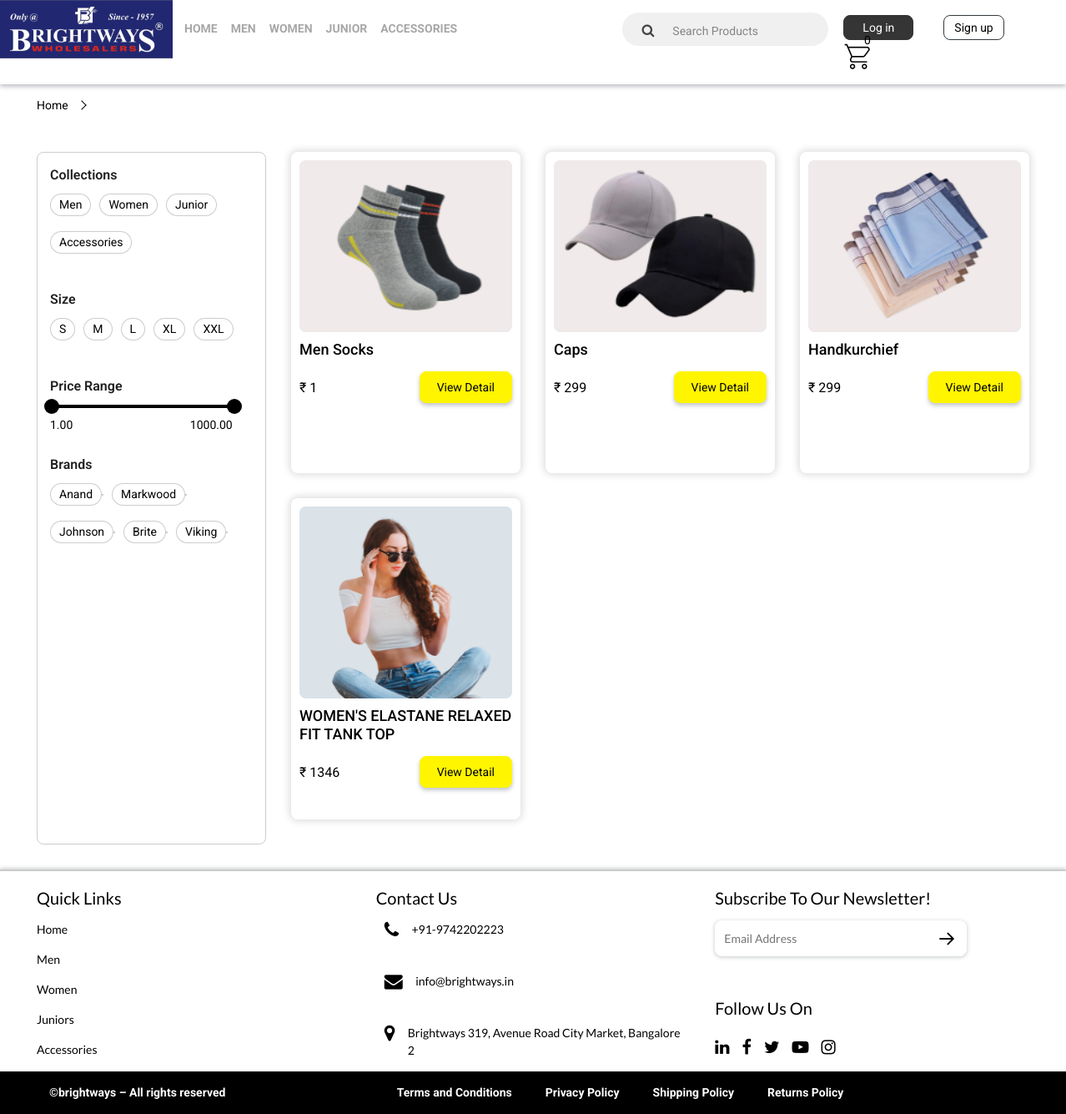
The app's page /index.php/user/produtbysubcatg with its own data.
### tables this page shows
CREATE TABLE IF NOT EXISTS `category` (
  `catg_id` int NOT NULL AUTO_INCREMENT,
  `catg_name` varchar(255) NOT NULL,
  `catg_img` varchar(255) NOT NULL,
  `created_by` varchar(255) NOT NULL,
  `updated_by` varchar(255) NOT NULL,
  `status` set('1','2') NOT NULL,
  `create_at` varchar(255) NOT NULL,
  `update_at` varchar(255) NOT NULL,
  PRIMARY KEY (`catg_id`)
);

CREATE TABLE IF NOT EXISTS `brand` (
  `brand_id` int NOT NULL AUTO_INCREMENT,
  `brand_name` varchar(255) NOT NULL,
  `brand_img` varchar(255) NOT NULL,
  `created_by` varchar(255) NOT NULL,
  `updated_by` varchar(255) NOT NULL,
  `status` set('1','2') NOT NULL,
  `create_at` varchar(255) NOT NULL,
  `update_at` varchar(255) NOT NULL,
  PRIMARY KEY (`brand_id`)
);

CREATE TABLE IF NOT EXISTS `product` (
  `pid` int NOT NULL AUTO_INCREMENT,
  `pname` varchar(255) NOT NULL,
  `psize` varchar(255) NOT NULL,
  `pimg` varchar(255) NOT NULL,
  `pbrand` varchar(255) NOT NULL,
  `pcatg` varchar(255) NOT NULL,
  `psubcatg` varchar(255) NOT NULL,
  `psubsubcatg` varchar(255) NOT NULL,
  `pprice` varchar(255) NOT NULL,
  `pofferprice` varchar(255) NOT NULL,
  `pspecify` longtext NOT NULL,
  `pssize` varchar(255) NOT NULL,
  `color` varchar(255) NOT NULL,
  `pstock` varchar(255) NOT NULL,
  `ptax` varchar(255) NOT NULL,
  `pqtype` varchar(255) NOT NULL,
  `phsn` varchar(255) NOT NULL,
  `pstockstatus` set('1','2') NOT NULL,
  `status` set('1','2') NOT NULL,
  `created_by` varchar(255) NOT NULL,
  `updated_by` varchar(255) NOT NULL,
  `create_at` varchar(255) NOT NULL,
  `update_at` varchar(255) NOT NULL,
  PRIMARY KEY (`pid`)
);

### application/controllers/User.php (called while the page is built, shortened)
<?php
class User extends CI_Controller {
	public function __construct() {
						$this->load->model('madmin');
    }
	public function produtbysubcatg()
	{
		$this->load->view('user/produtbysubcatg');
	}
}

### index.php (called while the page is built, shortened)
<?php
require_once BASEPATH.'core/CodeIgniter.php';

### application/models/Madmin.php (called while the page is built, shortened)
<?php
class Madmin extends CI_model {
        public function listcatg() {
            $this->db->select('*');
            $this->db->from('category');
            $query = $this->db->get();
            return $query->result();
          }
          public function listcatghead() {
              $this->db->select('*');
              $this->db->from('category');
              $this->db->limit(5);
              $query = $this->db->get();
              return $query->result();
            }
        public function listbrand() {
            $this->db->select('*');
            $this->db->from('brand');
            $query = $this->db->get();
            return $query->result();
          }
          public function listproductbycatg($catg_name) {
            $this->db->select('*');
            $this->db->from('product');
            $this->db->where('pcatg', $catg_name);
            $this->db->limit(1);
            $query = $this->db->get();
            return $query->result();
          }
          public function listsubbycatg($catg_name) {
            $this->db->select('*');
            $this->db->from('subcatg');
            $this->db->where('catg_name', $catg_name);
            $query = $this->db->get();
            return $query->result();
          }
          public function listsubsubbycatg($catg_name) {
            $this->db->select('*');
            $this->db->from('subsubcatg');
            $this->db->where('catg_name', $catg_name);
            $query = $this->db->get();
            return $query->result();
          }
          public function listproductbysubsub($psubsubcatg) {
            $this->db->select('*');
            $this->db->from('product');
            $this->db->where('psubsubcatg', $psubsubcatg);
            $query = $this->db->get();
            return $query->result();
          }
   }

### application/views/user/produtbysubcatg.php (the view, shortened to what this page needs)
<?php
$this->load->view('user/include/html-top');
$this->load->view('user/include/header');
$uri3 = $this->uri->segment(3);
$uri3_rpl = str_replace('-', ' ', $uri3);
?>
<div class="col-lg-12 col-xs-12 pull-left">
   <div class="container">
      <ul class="breadcrumb store-breadcrumb">
         <li><a href="/" title="Home">Home</a></li>
         <li><a href="/" title="Women"><?php echo $uri3; ?></a></li>
      </ul>
   </div>
</div>
<div class="col-lg-12 col-xs-12 pull-left product-list-inner">
   <div class="container">
      <div class="row">
        <?php
        $this->load->view('user/include/navi');
        ?>
        <div class="col-lg-9 col-xs-12 pull-left product-inner-right" id="subcatg">
            <div class="row" >
              <?php
      $listproductbysubsub = $this->madmin->listproductbysubsub($uri3_rpl);
      if (empty($listproductbysubsub)):
      ?>
          <div class="col-lg-12">
              <p>No products available for this category.</p>
          </div>
      <?php
      else:
          foreach ($listproductbysubsub as $listproductbysubsubArray):
              $pid = $listproductbysubsubArray->pid;
      ?>
              <div class="col-lg-4 womendress" >
                  <div class="item">
                      <div id="womendress1" class="carousel slide pull-left" data-ride="carousel" data-interval="false">
                          <div class="carousel-inner">
                              <a href="<?php echo site_url('user/product/'. $pid); ?>">
                                  <div class="carousel-item active">
                                      <div class="client_container">
                                          <div class="detail-box">
        <?php
        $databaseImageSource = $listproductbysubsubArray->pimg;
        $imageArray = explode(',', $databaseImageSource);
        if (!empty($imageArray)) {
            $firstImage = trim($imageArray[0]);
            $imageSource = base_url('assets/images/product/' . $firstImage);
            echo '<img src="' . $imageSource . '" />';
        } else {
            echo 'No image available';
        }
        ?>
                                          </div>
                                      </div>
                                  </div>
                              </a>
                          </div>
                          <h3><a href="<?php echo site_url('user/product/'. $pid); ?>"><?php echo $listproductbysubsubArray->pname; ?></a></h3>
                      </div>
                      <h4>₹ <?php echo $listproductbysubsubArray->pofferprice; ?></h4>
                      <a href="<?php echo site_url('user/product/'. $pid); ?>">
                       <button type="button" class="btn btn-primary">View Detail</button>
                     </a>
                  </div>
              </div>
      <?php
          endforeach;
      endif;
      ?>
            </div>
         </div>
      </div>
   </div>
</div>

### application/views/user/include/header.php (shortened to what this page needs)
<div class="col-lg-12 header-top">
  <header class="p-3 text-block">
    <div class="align-items-center justify-content-center justify-content-lg-start">
      <div class="col-lg-2 col-6 logo">
        <a href="<?php echo site_url('user/index'); ?>" class="d-flex align-items-center mb-2 mb-lg-0 text-block text-decoration-none"><img src="<?php echo base_url(); ?>assets/images/logo.png" alt="logo"></a>
      </div>
      <div class="col-lg-5 col-6 top-menu">
      <nav class="navbar navbar-expand-lg navbar-light bg-light">
          <div class="collapse navbar-collapse" id="navbarSupportedContent">
        <ul class="nav nav-links">
          <li class="">
            <a href="<?php echo site_url('user/index'); ?>" class="nav-link text-block <?php echo (empty($this->uri->segment(2)) || $this->uri->segment(2) == 'index') ? 'active' : ''; ?>">Home</a>
          </li>
          <?php
          $listcatghead = $this->madmin->listcatghead();
          foreach ($listcatghead as $index => $listcatgheadArray) {
            $allcatg = $listcatgheadArray->catg_name;
            $catgstr = str_replace(' ', '-', $allcatg);
          ?>
          <li class="">
            <a href="<?php echo site_url('user/product_list/' . $catgstr); ?>" class="desktop-item nav-link text-block <?php echo ($this->uri->segment(2) == 'product_list' && $this->uri->segment(3) == $catgstr) ? 'active' : ''; ?>"><?php echo $listcatgheadArray->catg_name; ?></a>
          </li>
         <?php } ?>
        </ul>
      </div>
    </nav>
      </div>
      <div class="col-lg-5 header-top-right">
<form action="<?php echo site_url('user/search'); ?>" method="get" class="top-search col-12 col-lg-auto mb-3 mb-lg-0 me-lg-3">
    <div class="input-group">
        <div class="input-group-append">
            <button class="btn btn-secondary" type="submit">
                <i class="fa fa-search"></i>
            </button>
        </div>
        <input type="text" name="query" id="searchInput" class="form-control" placeholder="Search Products">
    </div>
</form>
        <?php if (!empty($this->session->userdata('user_login')['user_id'])) : ?>
              <div class="text-end order">
                       <div class="login">
          <div id="top-profile" class="navbar navbar-static">
          <ul class="nav" role="navigation">
           <li class="dropdown">
            <a id="drop1" href="#" role="button" class="dropdown-toggle" data-toggle="dropdown"><img src="<?php echo base_url(); ?>assets/images/fashion/login.png"><span> <?php echo $this->session->userdata('user_login')['user_name']; ?></span> <b class="caret"></b></a>
            <ul class="dropdown-menu" role="menu" aria-labelledby="dLabel">
            <li><a tabindex="-1" href="<?php echo site_url('user/myorder'); ?>">My orders</a></li>
            <li><a tabindex="-1" href="<?php echo site_url('user/myprofile'); ?>">My Profile</a></li>
            <li><a tabindex="-1" href="<?php echo site_url('user/logout'); ?>">Logout</a></li>
          </ul>
          </li>
          </ul>
          </div>
           </div>
           <div class="cart-count">
              <a href="<?php echo site_url('user/cart'); ?>"><img src="<?php echo base_url(); ?>assets/images/cart.png" alt="cart"> <span id="cart-total"><?php echo $this->madmin->count_listallcart(1);?></span></a>
            </div>
        </div>
      <?php else : ?>
        <div class="text-end">
          <button type="button" class="btn btn-warning"><a href="" data-toggle="modal" data-target="#login">Log in</a>
          </button>
          <button type="button" class="btn btn-outline-dark"><a href="" data-toggle="modal" data-target="#signup">Sign up</a></button>
          <div class="cart-count">
            <a href="#"><img src="<?php echo base_url(); ?>assets/images/cart.png" alt="cart"> <span id="cart-total">0</span></a>
          </div>
        </div>
      <?php endif; ?>
      </div>
    </div>
  </header>
</div>

### application/views/user/include/navi.php (shortened to what this page needs)
<div class="col-lg-3 col-xs-12 pull-left ">
   <div class="product-inner-left">
      <div class="sort3-left">
         <div class="flip3">Collections</div>
         <div class="collections">
           <?php
           $listcatg = $this->madmin->listcatg();
           foreach ($listcatg as $index => $listcatgArray) {
             $allcatg = $listcatgArray->catg_name;
             $catgstr = str_replace(' ', '-', $allcatg);
           ?>
             <a href="<?php echo site_url('user/product_list/' . $catgstr); ?>">
            <div class="selection">
               <label for="Athleisure"><?php echo $listcatgArray->catg_name; ?></label>
            </div>
          </a>
          <?php } ?>
         </div>
      </div>
      <div class="sort3-left">
         <div class="flip3">Size</div>
         <div class="size">
            <div class="selection1">
               <label for="pizza">S</label>
            </div>
            <div class="selection1">
               <label for="burger">M</label>
            </div>
            <div class="selection1">
               <label for="bread">L</label>
            </div>
            <div class="selection1">
               <label for="bread2">XL</label>
            </div>
            <div class="selection1">
               <label for="bread3">XXL</label>
            </div>
         </div>
      </div>
            <div class="sort3-left price-range-left">
                <div class="flip3">Price Range</div>
                <div class="row">
                    <div class="col-sm-12">
                        <div id="slider-range"></div>
                    </div>
                </div>
                <div class="row slider-labels">
                    <div class="col-lg-6 col-xs-6 caption">
                        <span id="slider-range-value1"></span>
                    </div>
                    <div class="col-lg-6 col-xs-6 text-right caption">
                        <span id="slider-range-value2"></span>
                    </div>
                </div>
    </div>
      <div class="sort3-left">
          <div class="flip3">Brands</div>
          <div class="brands">
              <?php
              $listbrand = $this->madmin->listbrand();
              foreach ($listbrand as $index => $listbrandArray) {
                  $brandname = $listbrandArray->brand_name;
                  $brand = str_replace(' ', '-', $brandname);
                  ?>
                  <div class="selection2">
                      <input type="checkbox" class="brand-checkbox no-color-change" value="<?php echo $brand; ?>" id="brand_<?php echo $index; ?>">
                      <label class="no-color-change" for="brand_<?php echo $index; ?>"><?php echo $listbrandArray->brand_name; ?></label>
                  </div>
              <?php } ?>
          </div>
      </div>
   </div>
</div>

### records on screen
category: catg_name "MEN", catg_name "Men"
category: catg_name "WOMEN", catg_name "Women"
category: catg_name "JUNIOR", catg_name "Junior"
category: catg_name "ACCESSORIES", catg_name "Accessories"
brand: brand_name "Anand"
brand: brand_name "Markwood"
brand: brand_name "Johnson"
brand: brand_name "Brite"
brand: brand_name "Viking"
product: pimg (picture), pname "Men Socks", pofferprice "1"
product: pimg (picture), pname "Caps", pofferprice "299"
product: pimg (picture), pname "Handkurchief", pofferprice "299"
product: pimg (picture), pname "WOMEN'S ELASTANE RELAXED FIT TANK TOP", pofferprice "1346"
